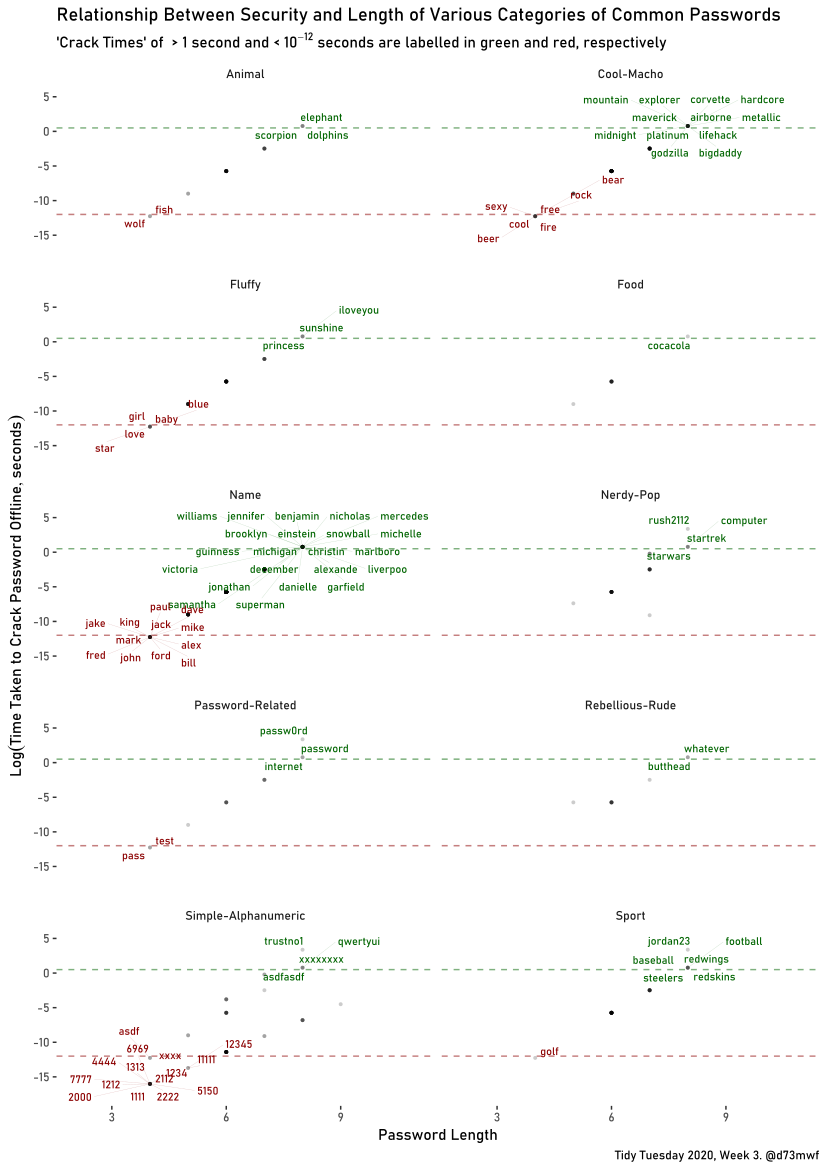

Source code (R):
# Set Working Directory
setwd("~/GitHub/TidyTuesdays")

# Load Libraries
library(tidyverse); library(ggrepel); library(extrafont); library(ggthemes)

# Read in data
passwords <- readr::read_csv('https://raw.githubusercontent.com/rfordatascience/tidytuesday/master/data/2020/2020-01-14/passwords.csv') %>%
  na.omit() %>% 
  mutate(category = str_to_title(category)) %>% 
  mutate(length = nchar(password))

# Plot Parameters
y_upper <- 0.5; y_lower <- -12; space <- 2; label_size <- 2.75; set.seed(1008)

# Creating Plot  
passwords_plot <- ggplot(data = passwords)+
  geom_point(aes(x = length, y = log(offline_crack_sec)), shape = 16, size = 1, alpha = 0.2)+
  geom_text_repel(data = passwords %>% # Add a label for difficult to crack passwords
              dplyr::filter(log(offline_crack_sec) > y_upper), 
              mapping = (aes(x = length, y = log(offline_crack_sec), label = password)),
              size = label_size, family = 'Bahnschrift', segment.size = 0.1, segment.alpha = 0.25,
              col = 'darkgreen')+
  geom_text_repel(data = passwords %>% # Add a label for easy to crack passwords
                     dplyr::filter(log(offline_crack_sec) < y_lower), 
                   mapping = (aes(x = length, y = log(offline_crack_sec), label = password)),
                   size = label_size, family = 'Bahnschrift', segment.size = 0.1, segment.alpha = 0.25,
                   col = 'darkred')+
  geom_hline(mapping = aes(yintercept = y_upper), linetype = 2, alpha = 0.5, col = 'darkgreen')+ # Draw the threshold for difficult to crack passwords
  geom_hline(mapping = aes(yintercept = y_lower), linetype = 2, alpha = 0.5, col = 'darkred')+ # Draw the threshold for easy to crack passwords
  facet_wrap(facets = ~category, nrow = 5)+
  theme_tufte(base_size = 11, base_family = 'Bahnschrift')+
  scale_x_continuous(name = 'Password Length', limits = c(min(passwords$length)-space, max(passwords$length) + space))+
  scale_y_continuous(name = expression(Log[]("Time Taken to Crack Password Offline", seconds)), 
                     limits = c(min(log(passwords$offline_crack_sec)) - space, max(log(passwords$offline_crack_sec)) + space))+
  ggtitle(label = "Relationship Between Security and Length of Various Categories of Common Passwords", 
          subtitle = expression(paste("'Crack Times' of  > 1 second and < ", 10^-12, " seconds are labelled in green and red, respectively")))+
  labs(caption = "Tidy Tuesday 2020, Week 3. Data from  Information is Beautiful. @d73mwf")

ggsave(filename = 'week3.png', plot = passwords_plot, device = 'png', width = 8.27, height = 11.69, units = 'in', dpi = 'retina')
